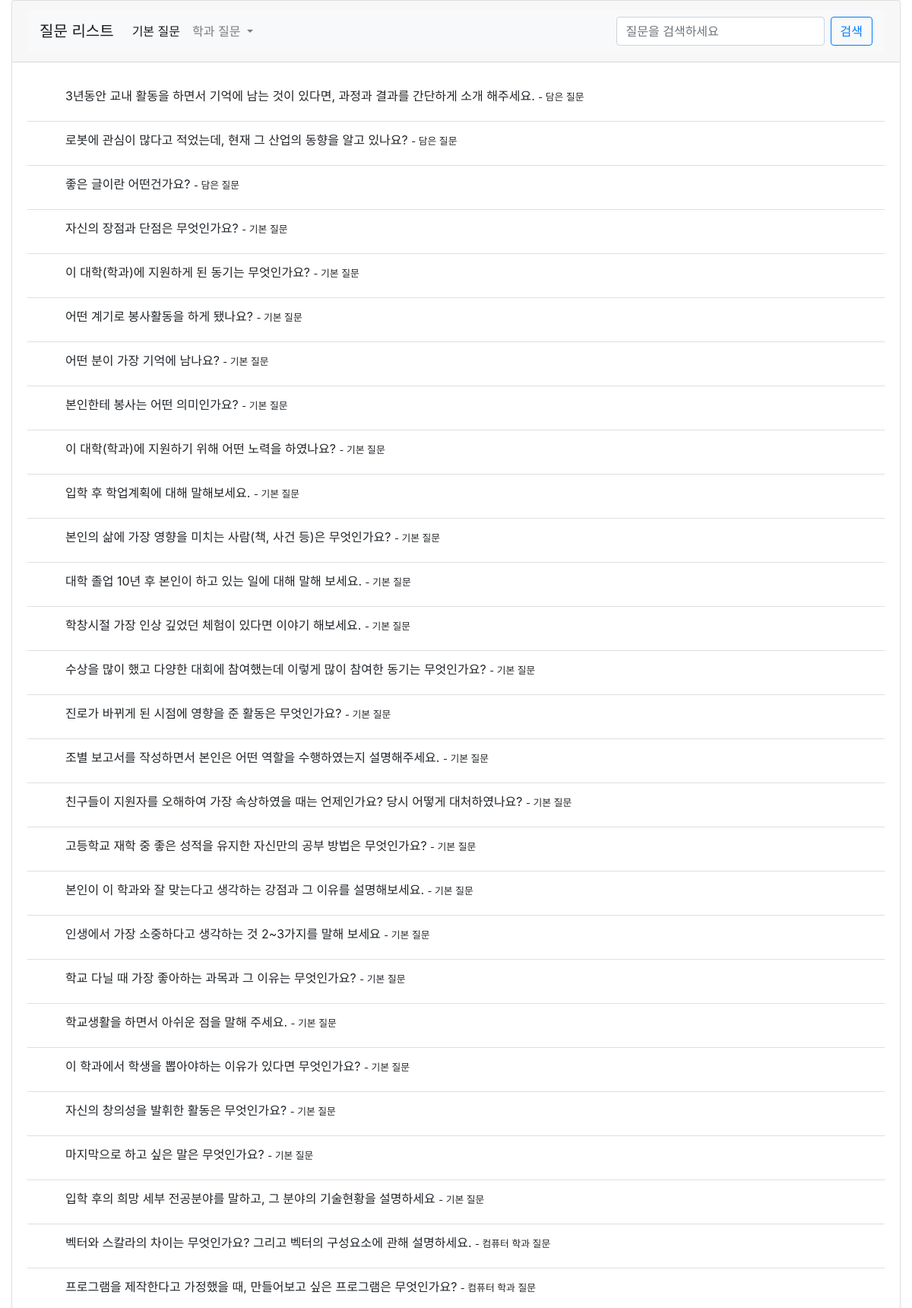
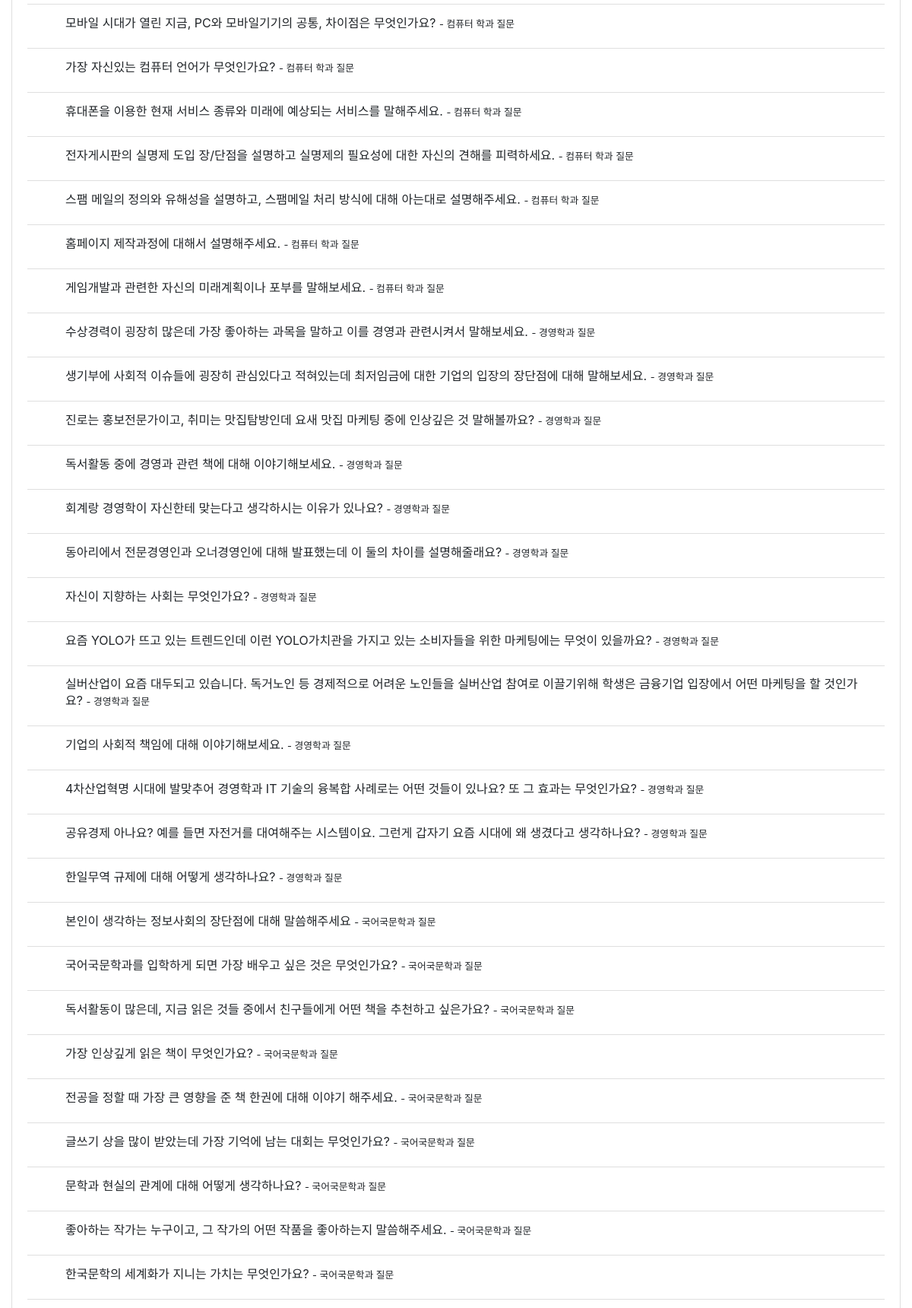
Before: /website/questionList/ (signed in, upper part) with the older database file (2 pictures, top to bottom).
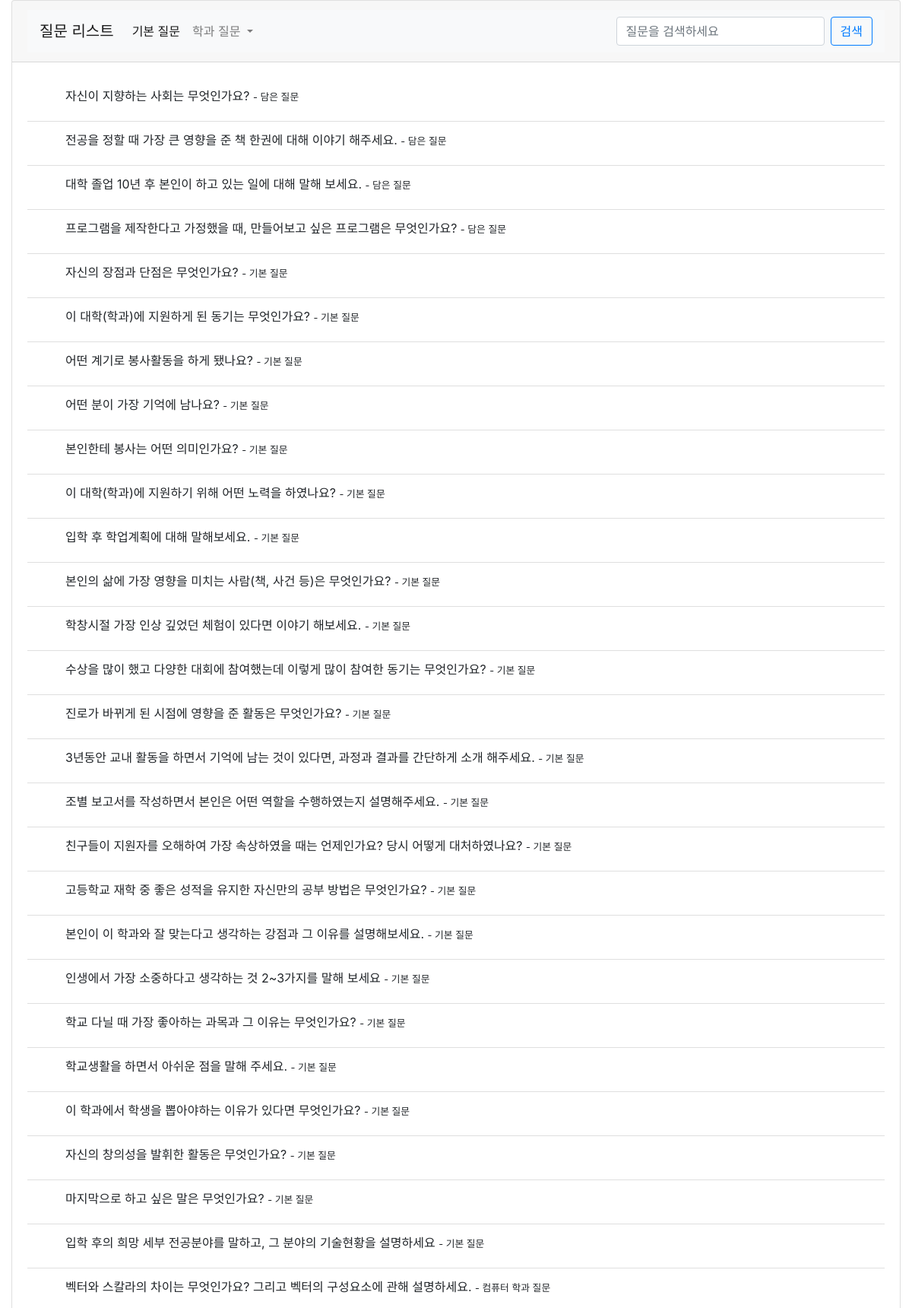
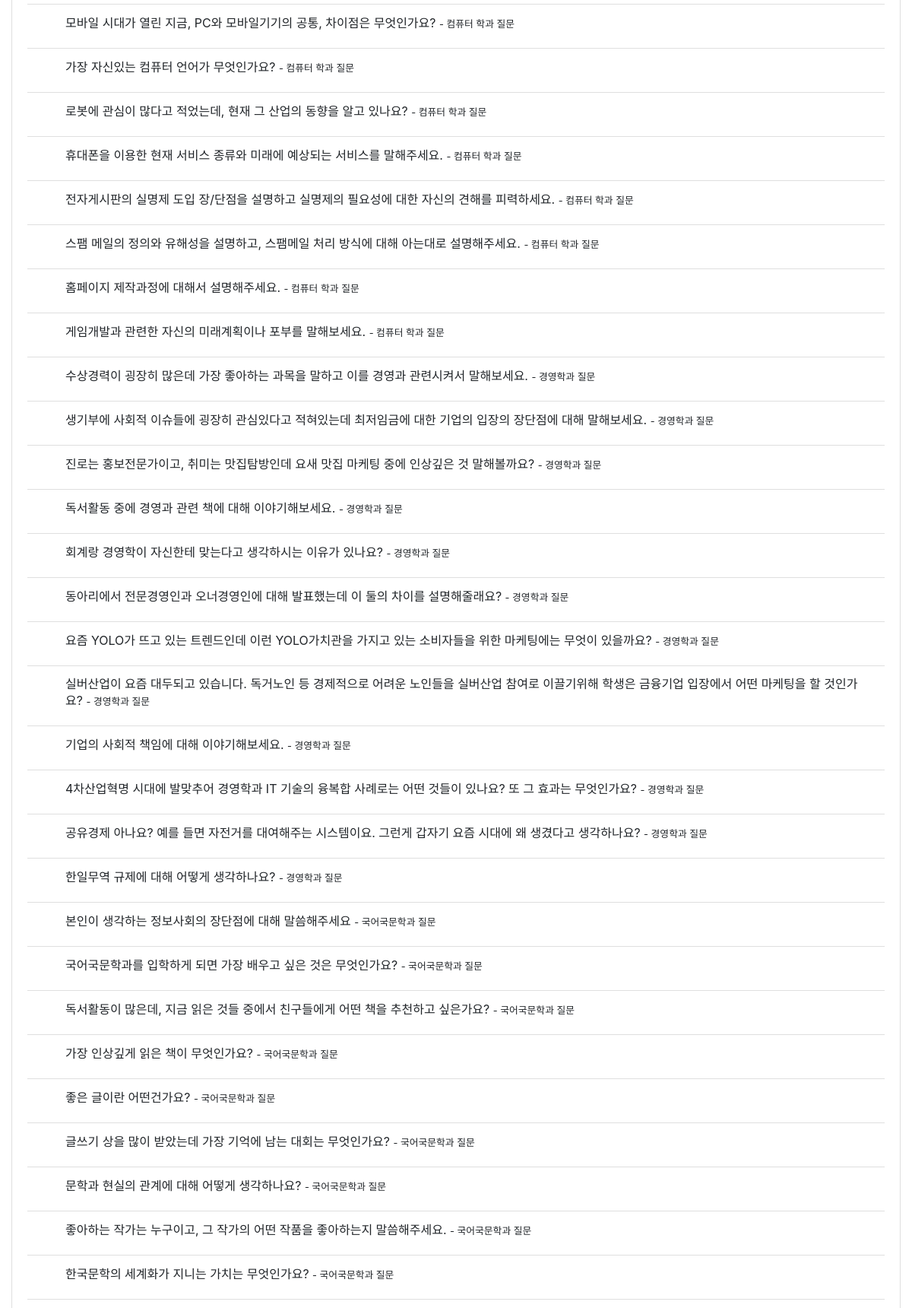
After: the same page with the newer database file (2 pictures, top to bottom).
### website/models.py (models this page shows, shortened)
class StudentQuestion(models.Model):
    id = models.AutoField(
        primary_key=True,
        unique=True,
        editable=False,
        verbose_name='pk'
    )
    student = models.ForeignKey(User, on_delete=models.CASCADE)
    question = models.ForeignKey(Question, on_delete=models.CASCADE)
    part =  models.IntegerField(null=True, blank=True, verbose_name='종류')
    teacher = models.ForeignKey(Teacher, null=True, blank=True, on_delete=models.CASCADE)

class Question(models.Model):
    id = models.AutoField(
        primary_key=True,
        unique=True,
        editable=False,
        verbose_name='pk'
    )
    question = models.CharField(max_length=100, null=True, blank=True, verbose_name='질문')
    department = models.IntegerField(null=True, blank=True, verbose_name='학과') # 0 : 공통질문
    def __str__(self):
        return self.question

### website/views.py (the view, shortened to what this page needs)
# urls.py: path('questionList/', views.questionList, name='questionList'),
@csrf_exempt
def questionList(request):
    if request.session.get('user'):
        if request.method == "POST":
            if 'question_search' in request.POST:
                question_search = request.POST.get('question_search','')
                myQuestion = StudentQuestion.objects.filter(student__userID=request.session.get('user'),question__question__contains=question_search)
                question = Question.objects.filter(question__contains=question_search)
                if myQuestion.exists():
                    for i in myQuestion:
                        question = question.exclude(id=i.question.id)
                if myQuestion.exists() is False and question.exists() is False:
                    return render(request, 'questionList.html', {'error':'해당 질문이 존재하지 않습니다.'})
                return render(request, 'questionList.html', {'question':question, 'myQuestion':myQuestion})
            question = Question.objects.all()
            myQuestion = StudentQuestion.objects.filter(student__userID=request.session.get('user'))
            if myQuestion.exists():
                for i in myQuestion:
                    question = question.exclude(id=i.question.id)
            return render(request, 'questionList.html', {'question': question, 'myQuestion': myQuestion})
        else:
            question = Question.objects.all()
            myQuestion = StudentQuestion.objects.filter(student__userID=request.session.get('user'))
            if myQuestion.exists():
                for i in myQuestion:
                    question = question.exclude(id=i.question.id)
            return render(request, 'questionList.html', {'question': question, 'myQuestion':myQuestion})

### website/templates/questionlist.html (shortened to what the changed rows need)
{% load static %}
<!doctype html>
<html lang="en">
<head>
    <link href="https://cdn.jsdelivr.net/npm/bootstrap@4.5.3/dist/css/bootstrap.min.css" rel="stylesheet">
    <link rel="stylesheet" href="{% static 'css/questionlist.css' %}">
</head>
<body>
    <div class="container-fluid">
        <div class="card">
            <div class="card-body">
                <ul class="list-group list-group-flush">
                    {% if myQuestion %}
                    {% for questionList in myQuestion %}
                    <li class="list-group-item d-flex justify-content-between align-items-center">
                        <div>
                            <label for="star_{{questionList.id}}">
                            {{questionList.question}}
                            {% if questionList.part == 1 %}
                            <small> - 작성한 질문</small>
                            {% elif questionList.part == 2 %}
                            <small> - 받은 질문</small>
                            {% else %}
                            <small> - 담은 질문</small></label>
                            {% endif %}
                        </div>
                    </li>
                    {% endfor %}
                    {% endif %}
                    {% if question %}
                    {% for questionList in question %}
                    <li class="list-group-item d-flex justify-content-between align-items-center">
                        <div>
                            {%if request.session.user %}
                            <label for="nonstar_{{questionList.id}}">
                            {%else%}
                            <input type="checkbox" name="question[1]" id="nonstar_{{questionList.id}}" value="{{questionList.question}}">
                            <label for="nonstar_{{questionList.id}}">
                            {%endif%}
                            {{questionList.question}}
                                {% if questionList.department == 0 %}
                                <small> - 기본 질문</small>
                                {% elif questionList.department == 1 %}
                                <small> - 컴퓨터 학과 질문</small>
                                {% elif questionList.department == 2 %}
                                <small> - 경영학과 질문</small>
                                {% elif questionList.department == 3 %}
                                <small> - 국어국문학과 질문</small>
                                {% elif questionList.department == 4 %}
                                <small> - 생명공학과 질문</small></label>
                            {% endif %}
                        </div>
                    </li>
                    {% endfor %}
                    {% endif %}
                </ul>
            </div>
        </div>
    </div>
</body>
</html>

Changed rows visible on the page:
no longer on this page (row unchanged): Question: question "대학 졸업 10년 후 본인이 하고 있는 일에 대해 말해 보세요.", department "- 기본 질문"
no longer on this page (row unchanged): Question: question "프로그램을 제작한다고 가정했을 때, 만들어보고 싶은 프로그램은 무엇인가요?", department "- 컴퓨터 학과 질문"
no longer on this page (row unchanged): Question: question "자신이 지향하는 사회는 무엇인가요?", department "- 경영학과 질문"
no longer on this page (row unchanged): Question: question "전공을 정할 때 가장 큰 영향을 준 책 한권에 대해 이야기 해주세요.", department "- 국어국문학과 질문"
changed StudentQuestion: question "3년동안 교내 활동을 하면서 기억에 남는 것이 있다면, 과정과 결과를 간단하게 소개 해주세요." → "자신이 지향하는 사회는 무엇인가요?"
added StudentQuestion: question "전공을 정할 때 가장 큰 영향을 준 책 한권에 대해 이야기 해주세요.", part "- 담은 질문"
changed StudentQuestion: question "로봇에 관심이 많다고 적었는데, 현재 그 산업의 동향을 알고 있나요?" → "대학 졸업 10년 후 본인이 하고 있는 일에 대해 말해 보세요."
changed StudentQuestion: question "좋은 글이란 어떤건가요?" → "프로그램을 제작한다고 가정했을 때, 만들어보고 싶은 프로그램은 무엇인가요?"
now on this page (row unchanged): Question: question "3년동안 교내 활동을 하면서 기억에 남는 것이 있다면, 과정과 결과를 간단하게 소개 해주세요.", department "- 기본 질문"
now on this page (row unchanged): Question: question "로봇에 관심이 많다고 적었는데, 현재 그 산업의 동향을 알고 있나요?", department "- 컴퓨터 학과 질문"
now on this page (row unchanged): Question: question "좋은 글이란 어떤건가요?", department "- 국어국문학과 질문"
